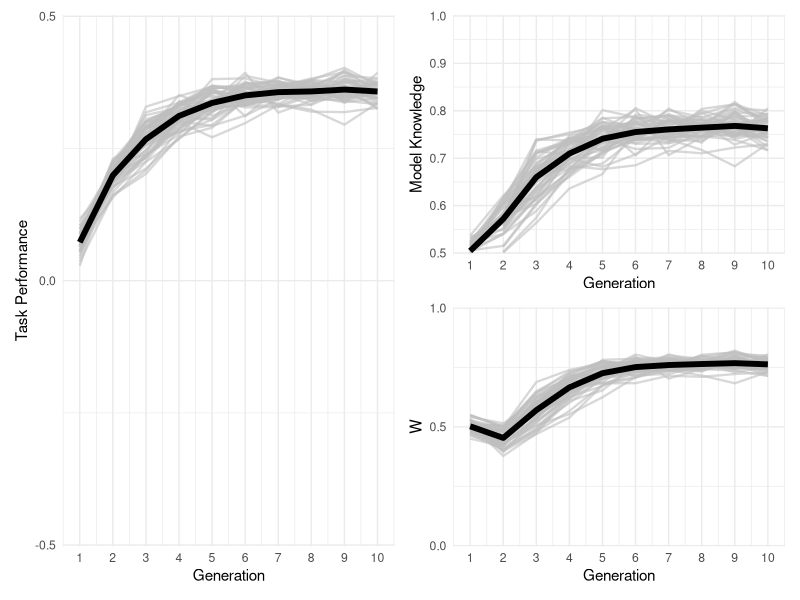
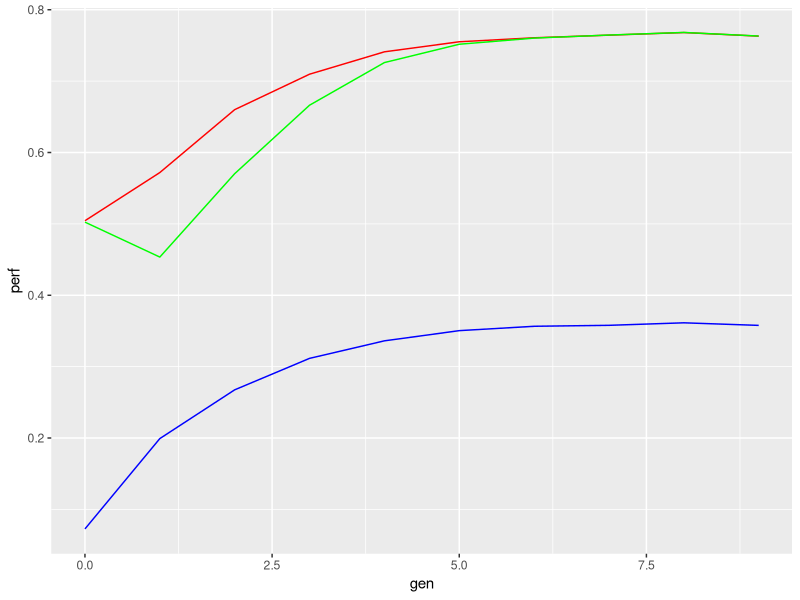

Write R code to recreate these figures, in order.
## ---- chunk 1
library(tidyverse)
library(patchwork)
## ---- chunk 2
df <- read.csv("../data/test_run.csv")
## ---- chunk 3
df_mean <- df %>%
  group_by(gen) %>%
  summarise(
    perf = mean(perf),
    model_knowledge = mean(model_knowledge),
    w = mean(w)
  ) %>%
  mutate(type = "average") %>%
  mutate(sim = NA)

df_sim <- df %>%
  group_by(sim, gen) %>%
  summarise(
    perf = mean(perf),
    model_knowledge = mean(model_knowledge),
    w = mean(w)
  ) %>%
  mutate(type = "sim")

## ---- chunk 4
p_perf <- df_sim %>%
  ggplot( aes(x = gen+1, y = perf, group = sim)) +
  geom_line(alpha=0.6, color = "grey", size = 0.8) +
  geom_line(data = df_mean, aes(x = gen+1, y = perf), size = 2) +
  labs(
    x = "Generation",
    y = "Task Performance",
    shape = " ",
    colour = " "
  ) +
  scale_x_continuous(
    limits = c(0.5, 10.5),
    breaks = seq(1, 10, by = 1),
    expand = c(.001, .001)
  ) +
  scale_y_continuous(
    limits = c(-0.5, 0.5),
    breaks = seq(-0.5, 0.5, by = 0.50),
    expand = c(.001, .001)
  ) +
  theme_minimal()


p_model_knowledge <- df_sim %>%
  ggplot( aes(x = gen+1, y = model_knowledge, group = sim)) +
  geom_line(alpha=0.6, color = "grey", size = 0.8) +
  geom_line(data = df_mean, aes(x = gen+1, y = model_knowledge), size = 2) +
  labs(
    x = "Generation",
    y = "Model Knowledge",
    shape = " ",
    colour = " "
  ) +
  scale_x_continuous(
    limits = c(0.5, 10.5),
    breaks = seq(1, 10, by = 1),
    expand = c(.001, .001)
  ) +
  scale_y_continuous(
    limits = c(0.5, 1),
    breaks = seq(0.5, 1, by = 0.10),
    expand = c(.001, .001)
  ) +
  theme_minimal()


p_w <- df_sim %>%
  ggplot( aes(x = gen+1, y = w, group = sim)) +
  geom_line(alpha=0.6, color = "grey", size = 0.8) +
  geom_line(data = df_mean, aes(x = gen+1, y = w), size = 2) +
  labs(
    x = "Generation",
    y = "W",
    shape = " ",
    colour = " "
  ) +
  scale_x_continuous(
    limits = c(0.5, 10.5),
    breaks = seq(1, 10, by = 1),
    expand = c(.001, .001)
  ) +
  scale_y_continuous(
    limits = c(0, 1),
    breaks = seq(0, 1, by = 0.50),
    expand = c(.001, .001)
  ) +
  theme_minimal()


p_perf + p_model_knowledge / p_w
## ---- chunk 5
df_mean %>%
  ggplot() +
  geom_line(aes(x = gen, y = perf), color = "blue") +
  geom_line(aes(x = gen, y = model_knowledge), color = "red") +
  geom_line(aes(x = gen, y = w), color = "green")
